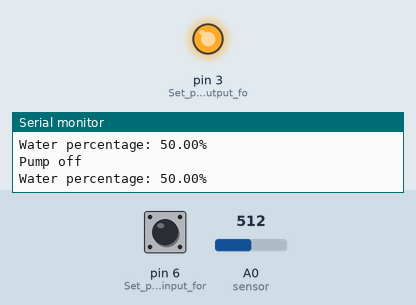
A sketch run on a simulated Arduino Uno, built with avr-gcc and run on an emulated ATmega328P. Shown: output pins drawn as LEDs (lit = HIGH), the last lines printed to the serial monitor. Inputs (shaded band) come from the test bench; at power-on: A0 (sensor) = 512, pin 6 (Set_pin_6_as_an_input_for) LOW.

Above: at 1.2 s.
1.3 s: A0 (sensor) set to 427
2.8 s: A0 (sensor) set to 410
At 3.6 s:
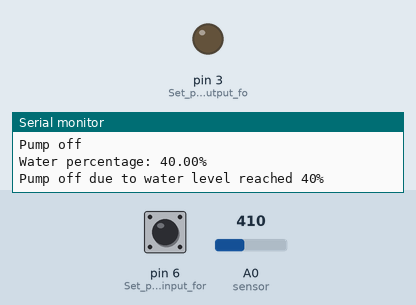
4.3 s: pin 6 (Set_pin_6_as_an_input_for) pulled HIGH for 0.5 s
6.3 s: A0 (sensor) set to 511
At 7.6 s:
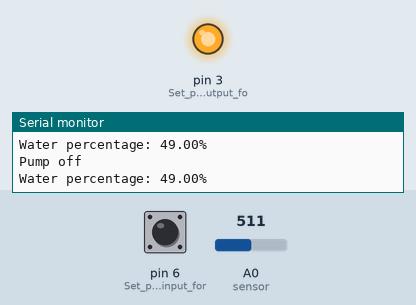
8.0 s: A0 (sensor) set to 306
At 9.4 s:
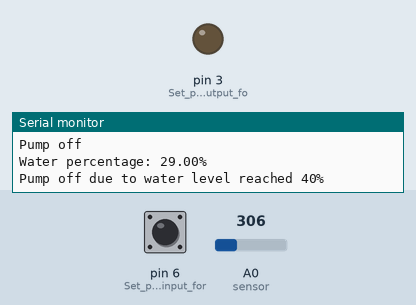
Timing chart, 0 to 10.6 s (numbered marks = the images above; inputs shaded):
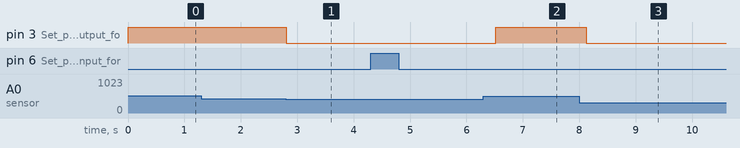

The sketch:

System-side.ino
```cpp
int water; // Variable to store the signal from the soil moisture sensor
float waterPercentage; // Variable to store the calculated water percentage
bool pumpOn = false; // Variable to track if the pump is currently on

// Define variables for sensor readings in dry and wet conditions
const int SENSOR_DRY = 0; // Replace with the actual dry condition sensor reading
const int SENSOR_WET = 1023; // Replace with the actual wet condition sensor reading

void setup() {
  pinMode(3, OUTPUT); // Set pin 3 as an output for the relay board
  pinMode(6, INPUT);  // Set pin 6 as an input for the soil moisture sensor
  Serial.begin(9600); // Initialize serial communication
}

void loop() {
  water = digitalRead(6); // Read the signal from the soil moisture sensor connected to pin 6

  if (water == HIGH) {
    // If the water level is full (soil is wet), cut the relay by setting pin 3 LOW
    digitalWrite(3, LOW);
    pumpOn = false;
    Serial.println("Pump on"); // Print "Pump on" to serial monitor
  } else {
    // If the water level is not full (soil is dry), continue providing signal and water supply by setting pin 3 HIGH
    digitalWrite(3, HIGH);
    pumpOn = true;
    Serial.println("Pump off"); // Print "Pump off" to serial monitor
  }

  // Calculate water percentage
  int sensorValue = analogRead(A0); // Read sensor value from analog pin A0
  waterPercentage = map(sensorValue, SENSOR_DRY, SENSOR_WET, 0, 100); // Map sensor value to percentage scale

  // Adjusting for sensor calibration
  waterPercentage = constrain(waterPercentage, 0, 100); // Ensure the percentage is within 0-100 range

  Serial.print("Water percentage: ");
  Serial.print(waterPercentage);
  Serial.println("%"); // Print water percentage to serial monitor

  // Check if waterPercentage is less than or equal to 40%
  if (waterPercentage <= 40) {
    // If soil moisture is less than or equal to 40%, turn off the pump
    digitalWrite(3, LOW);
    pumpOn = false;
    Serial.println("Pump off due to water level reached 40%"); // Print reason to serial monitor
  }

  // Check if pump is still on and water percentage exceeds 60%
  if (pumpOn && waterPercentage > 60) {
    Serial.println("WARNING ‼️ Water is high, please check the system"); // Print warning to serial monitor
  }

  delay(400); // Delay for stability
}
```

Measured:
- the behaviour switches between 420 and 419 on A0 (sensor) (found by bisection; images 0 and 1)
- after the input at 2.8 s, pin 3 (Set_pin_3_as_an_output_fo): HIGH → LOW at once
- after the input at 6.3 s, pin 3 (Set_pin_3_as_an_output_fo): LOW → HIGH after 0.22 s
- after the input at 8.0 s, pin 3 (Set_pin_3_as_an_output_fo): HIGH → LOW after 0.12 s
